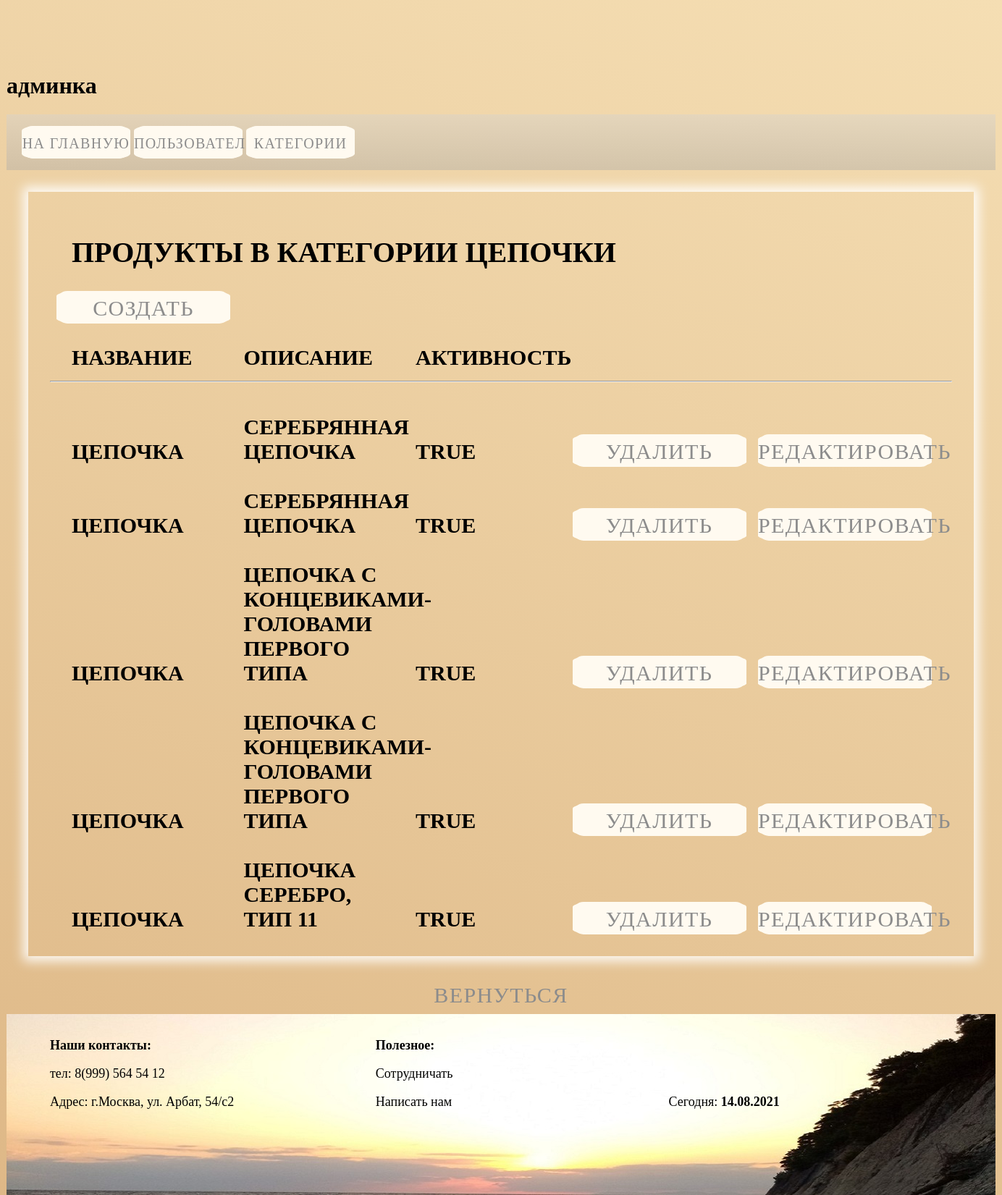
/app/admin/categories/product/2/ (signed in), run on the app's committed database.
### mainapp/models.py (models this page shows, shortened)
class CategoryProduct(models.Model):
    name = models.CharField(verbose_name='наименование категории', max_length=128, unique=True)
    description = models.TextField(verbose_name='описание категории', blank=True)
    is_active = models.BooleanField(default=True)

class Product(models.Model):
    category = models.ForeignKey(verbose_name='категория товара', to=CategoryProduct, on_delete=models.CASCADE)
    name = models.CharField(verbose_name='наименование', max_length=128)
    image = models.ImageField(upload_to='prodacts_photo', blank=True, default='prodacts_photo/logo.png')
    short_descr = models.CharField(verbose_name='краткое описание товара', max_length=64, blank=True)
    description = models.TextField(verbose_name='описание товара', blank=True)
    price = models.DecimalField(verbose_name='Цена', max_digits=12, decimal_places=2, default=0)
    quantity = models.IntegerField(verbose_name='количество на складе', default=0)
    is_active = models.BooleanField(default=True)

### adminapp/views.py (the view)
# urls.py: path('categories/product/<int:category_pk>/', adminapp.products_in_category, name='products_in_category'),
@user_passes_test(lambda x: x.is_superuser)
def products_in_category(request, category_pk):
    category = get_object_or_404(CategoryProduct, pk=category_pk)
    object_list = category.product_set.all()
    context = {
        'page_title': f'категория {category.name}/продукты',
        'category': category,
        'object_list': object_list,
    }
    return render(request, 'adminapp/category_products_list.html', context)

### adminapp/templates/adminapp/category_products_list.html
{% extends 'adminapp/base.html' %}
{% load static %}
{% block content %}
<div class="basket_list">
{% if object_list %}
<div class="div_h1_basket1">продукты в категории {{ category.name }}</div>
<div class="b_list">
    <div class="butadmin">
            <a href="{% url 'adminapp:product_create' category_pk=category.pk %}" class="dela linkli">
                создать
            </a>
        </div>
    <div class="basket_record">
        <span class="categoryprod">Название</span>
        <span class="categoryprod">Описание</span>
        <span class="categoryprod">Активность</span>
    </div>
    <hr>
    {% for position in object_list %}
    <div class="basket_record {% if not position.is_active %} notaction {% endif %}">
        <span class="categoryprod">{{ position.name }}</span>
        <span class="categoryprod">{{ position.description }}</span>
        <span class="categoryprod">{{ position.is_active }}</span>
        <div class="butadmin">
            {% if position.is_active %}
            <a href="{% url 'adminapp:product_delete' pk=position.pk %}" class="dela linkli">
                удалить
            </a>
            {% else %}
            <a href="{% url 'adminapp:product_recover' pk=position.pk %}" class="dela linkli">
                восстановить
            </a>
            {% endif %}
        </div>
        <div class="butadmin">
            <a href="{% url 'adminapp:product_update' pk=position.pk %}" class="dela linkli">
                редактировать
            </a>
        </div>
    </div>
    {% endfor %}
</div>
{% else %}
пока пусто!
{% endif %}
</div>
<div class="adiv">
    <a href="{% url 'adminapp:categories' %}"
       class="alogin">
        вернуться
    </a>
</div>
{% endblock %}

### static/css/style.css (style rules this page uses)
html, body { height: 100%; font-family: "19842"; background: linear-gradient(21deg, #DEB887, #F5DEB3) fixed; }
.linkli { display: block; text-decoration: none; width: 100%; height: 100%; color: #8c8c8c; font-weight: 300; letter-spacing: 1.4px; font-size: 20px; line-height: 48px; text-transform: uppercase; background-color: floralwhite; border-radius: 15px; }
.basket_list { font-size: 30px; font-weight: bold; text-transform: uppercase; margin: 1em; padding: 1em; display: block; box-shadow: 0 0 15px 7px rgba(255, 255, 255, 0.9); }
.categoryprod { display: inline-block; width: 200px; margin-top: 30px; margin-left: 30px; }
.dela { display: block; text-decoration: none; width: 100%; height: 100%; color: #8c8c8c; font-weight: 300; letter-spacing: 1.4px; font-size: 30px; line-height: 48px; text-transform: uppercase; background-color: floralwhite; border-radius: 15px; text-align: center; }

### static/css/adminapp1.css (style rules this page uses)
.butadmin { display: inline-block; margin-left: 9px; width: 240px; height: 45px; text-align: center; background-color: floralwhite; border-radius: 15%; }
.div_h1_basket1 { margin: 30px; font-size:40px; }

### static/css/log1.css (style rules this page uses)
.adiv { display: block; margin: 0 auto; margin-top: 20px; width: 400px; height: 50px; text-align: center; border-radius: 15%; }
.alogin { display: block; text-decoration: none; width: 100%; height: 100%; color: #8c8c8c; font-weight: 300; letter-spacing: 1.4px; font-size: 30px; line-height: 48px; text-transform: uppercase; border-radius: 4px; }
span { display: block; }

### data on the page
CategoryProduct: name "ЦЕПОЧКИ"
Product: name "ЦЕПОЧКА", description "СЕРЕБРЯННАЯ ЦЕПОЧКА", is_active "TRUE", shows "УДАЛИТЬ"
Product: name "ЦЕПОЧКА", description "СЕРЕБРЯННАЯ ЦЕПОЧКА", is_active "TRUE", shows "УДАЛИТЬ"
Product: name "ЦЕПОЧКА", description "ЦЕПОЧКА С КОНЦЕВИКАМИ-ГОЛОВАМИ ПЕРВОГО ТИПА", is_active "TRUE", shows "УДАЛИТЬ"
Product: name "ЦЕПОЧКА", description "ЦЕПОЧКА С КОНЦЕВИКАМИ-ГОЛОВАМИ ПЕРВОГО ТИПА", is_active "TRUE", shows "УДАЛИТЬ"
Product: name "ЦЕПОЧКА", description "ЦЕПОЧКА СЕРЕБРО, ТИП 11", is_active "TRUE", shows "УДАЛИТЬ"
